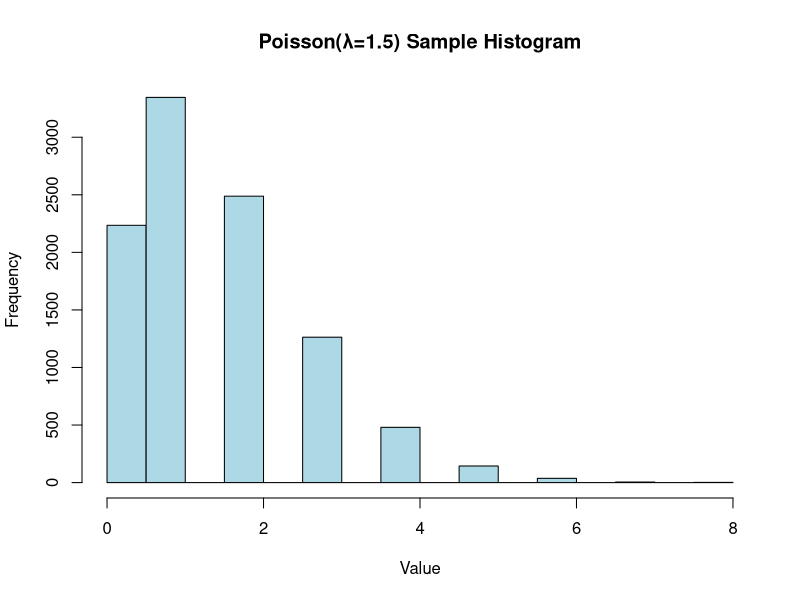
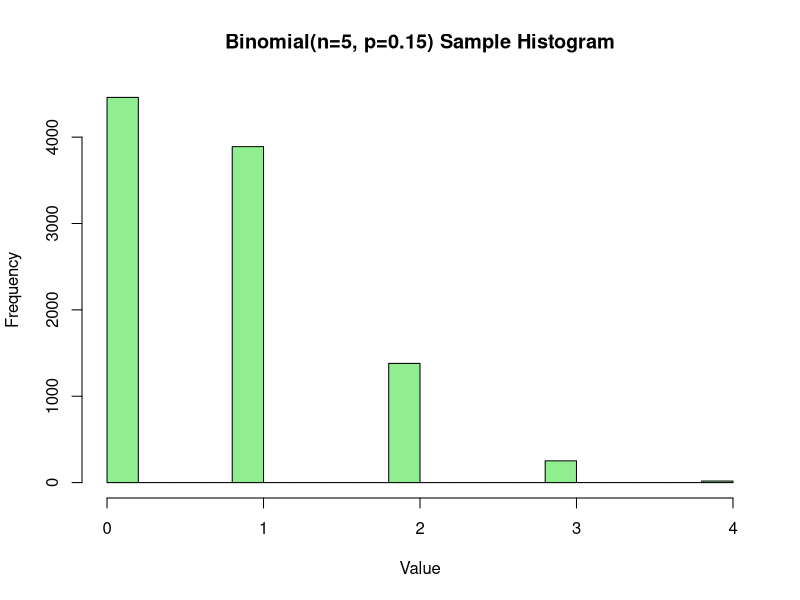
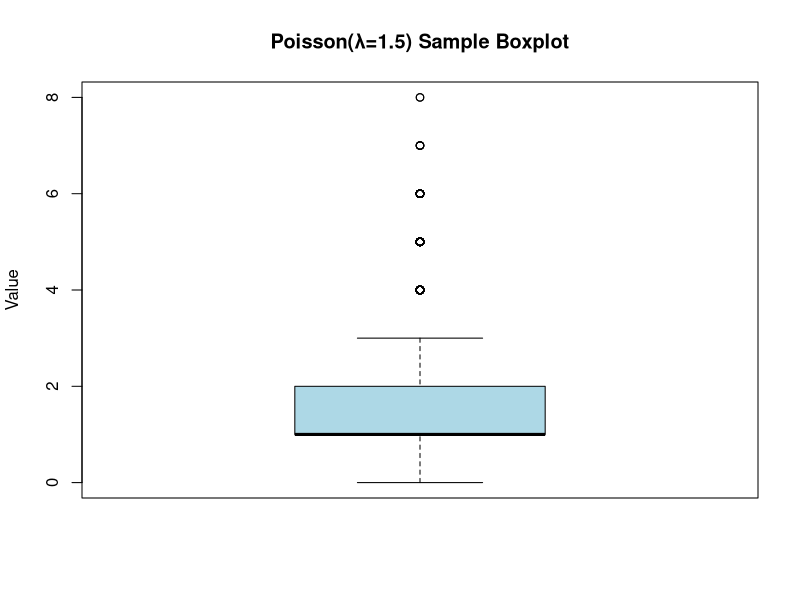
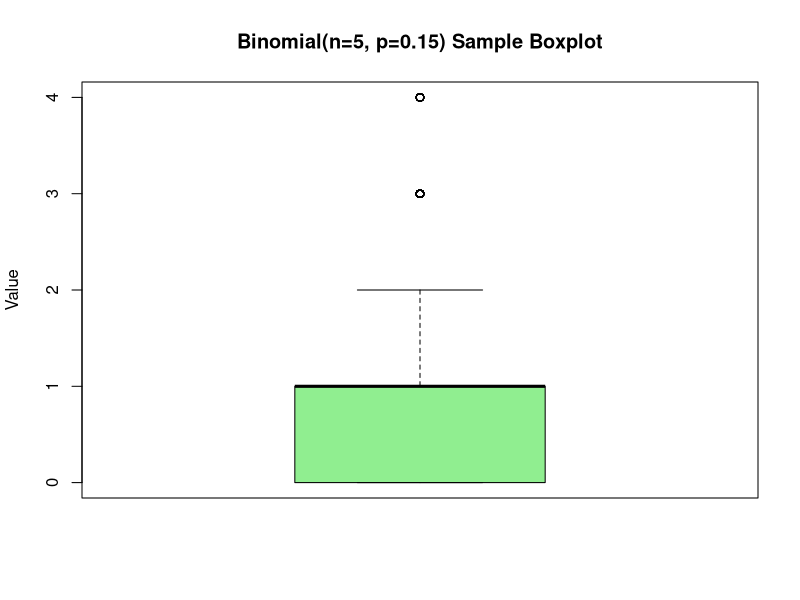
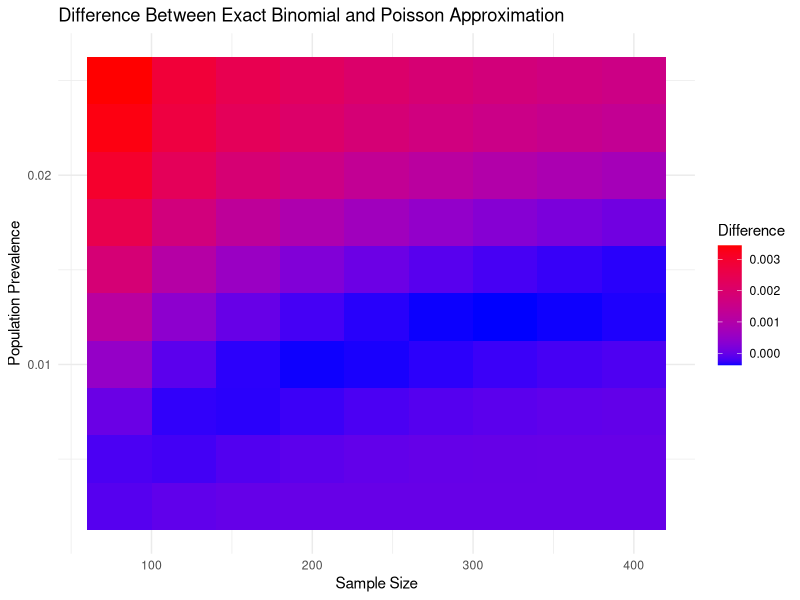

Write the R code that produced these figures, in order.
# Set a random seed for reproducibility
set.seed(910)

# Simulate a sample of 10,000 from Poisson(λ=1.5)
poisson_sample <- rpois(10000, lambda = 1.5)

# Simulate a sample of 10,000 from Binomial(n=5, p=0.15)
binomial_sample <- rbinom(10000, size = 5, prob = 0.15)

# Print the first few values from each sample to verify
cat("Poisson Sample:\n")
head(poisson_sample)

cat("\nBinomial Sample:\n")
head(binomial_sample)

# Calculate sample mean and standard deviation for Poisson sample
poisson_mean <- mean(poisson_sample)
poisson_std <- sd(poisson_sample)

# Calculate sample mean and standard deviation for Binomial sample
binomial_mean <- mean(binomial_sample)
binomial_std <- sd(binomial_sample)

# Print the results
cat("Poisson Sample Mean:", poisson_mean, "\n")
cat("Poisson Sample Standard Deviation:", poisson_std, "\n")
cat("Binomial Sample Mean:", binomial_mean, "\n")
cat("Binomial Sample Standard Deviation:", binomial_std, "\n")

# Create a histogram for the Poisson sample
hist(poisson_sample, main="Poisson(λ=1.5) Sample Histogram", xlab="Value", ylab="Frequency", col="lightblue")

# Create a histogram for the Binomial sample
hist(binomial_sample, main="Binomial(n=5, p=0.15) Sample Histogram", xlab="Value", ylab="Frequency", col="lightgreen")



# Create a boxplot for the Poisson sample
boxplot(poisson_sample, main="Poisson(λ=1.5) Sample Boxplot", ylab="Value", col="lightblue")

# Create a boxplot for the Binomial sample
boxplot(binomial_sample, main="Binomial(n=5, p=0.15) Sample Boxplot", ylab="Value", col="lightgreen")




# Parameters
sample_size <- 120
population_prevalence <- 0.01  
observed_cases <- 3

# Exact Binomial Probability
binominal_prob <- dbinom(observed_cases, size = sample_size, prob = population_prevalence)

# Poisson Approximation
lambda <- sample_size * population_prevalence
poisson_prob <- dpois(observed_cases, lambda)

# Print results
cat("Binomial Probability:", binominal_prob, "\n")
cat("Poisson Approximation:", poisson_prob, "\n")




install.packages("ggplot2")

# Create vectors for sample sizes and population prevalence
sample_sizes <- seq(80, 400, by = 40)
prevalence_values <- seq(0.0025, 0.025, by = 0.0025)  # As fractions

# Create a data frame with all combinations of sample size and prevalence
combinations <- expand.grid(n = sample_sizes, p = prevalence_values)

# Initialize a vector to store the differences
differences <- numeric(length(combinations$n))

# Loop through each combination
for (i in 1:nrow(combinations)) {
  # Parameters for the current combination
  sample_size <- combinations$n[i]
  population_prevalence <- combinations$p[i]
  observed_cases <- sample_size * 0.025  # Fixed prevalence in your sample
  
  # Calculate exact binomial probability
  exact_prob <- dbinom(observed_cases, size = sample_size, prob = population_prevalence)
  
  # Calculate Poisson approximation
  lambda <- sample_size * population_prevalence
  poisson_prob <- dpois(observed_cases, lambda)
  
  # Calculate the difference and store it in the vector
  differences[i] <- exact_prob - poisson_prob
}

# Add the differences to the combinations data frame
combinations$Difference <- differences

# Create a plot
library(ggplot2)

ggplot(combinations, aes(x = n, y = p, fill = Difference)) +
  geom_tile() +
  scale_fill_gradient(low = "blue", high = "red") +
  labs(
    title = "Difference Between Exact Binomial and Poisson Approximation",
    x = "Sample Size",
    y = "Population Prevalence",
    fill = "Difference"
  ) +
  theme_minimal()














